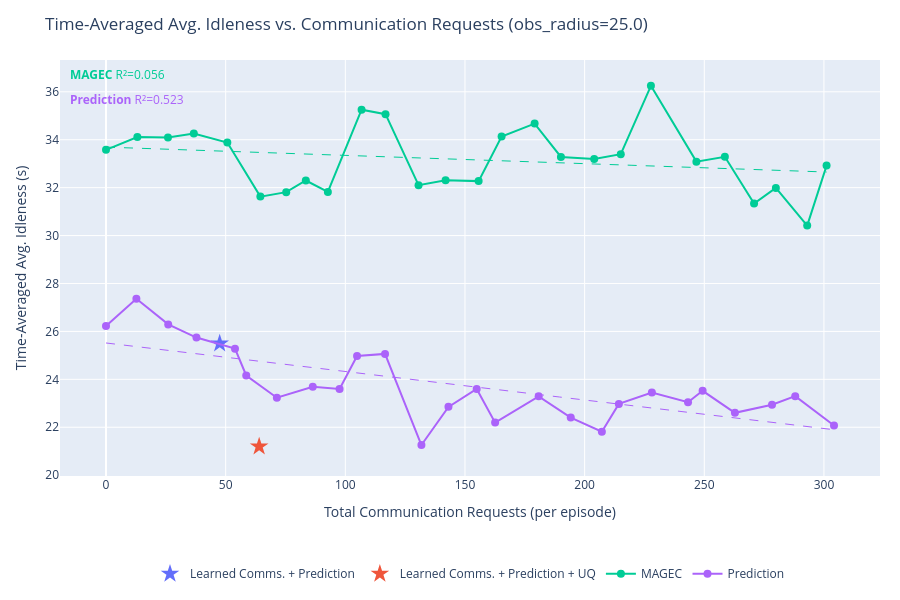
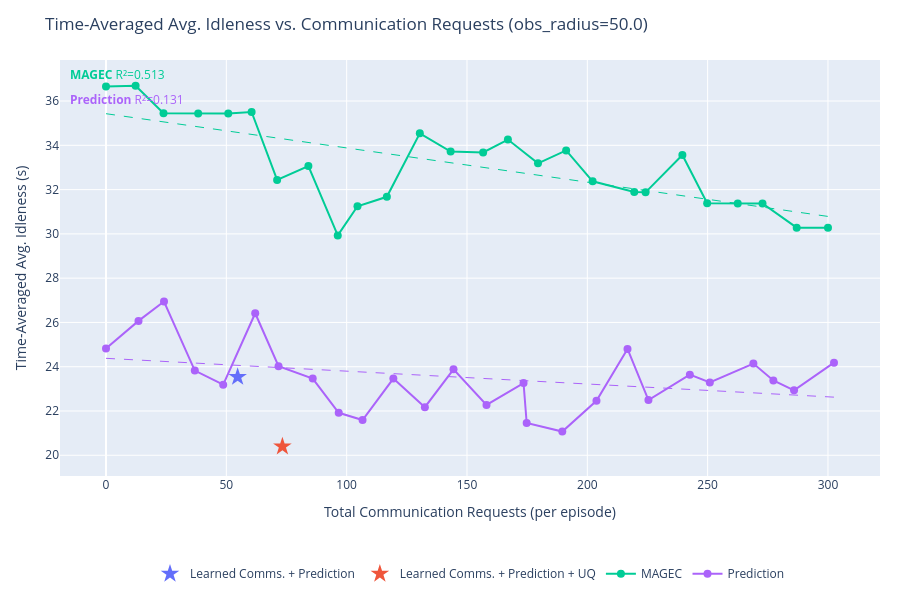
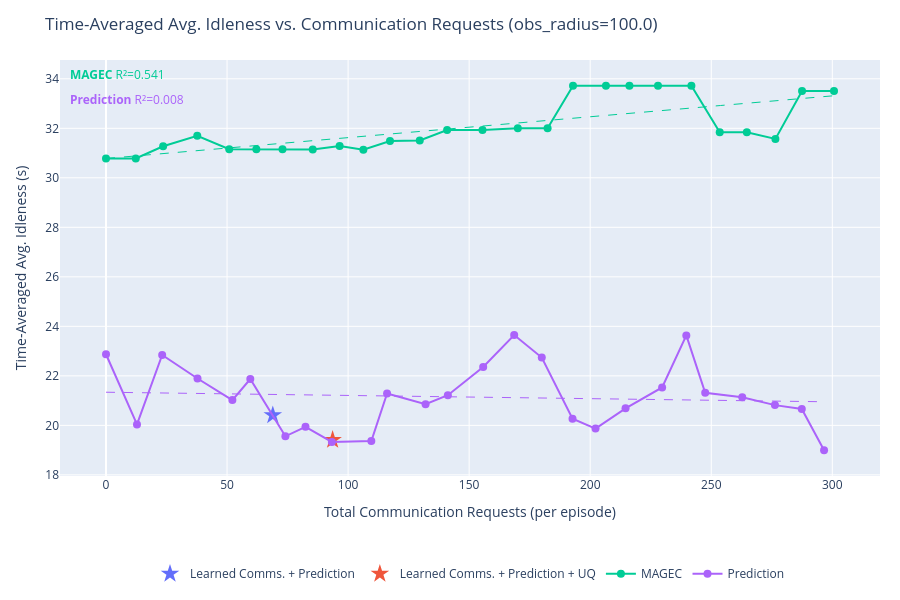
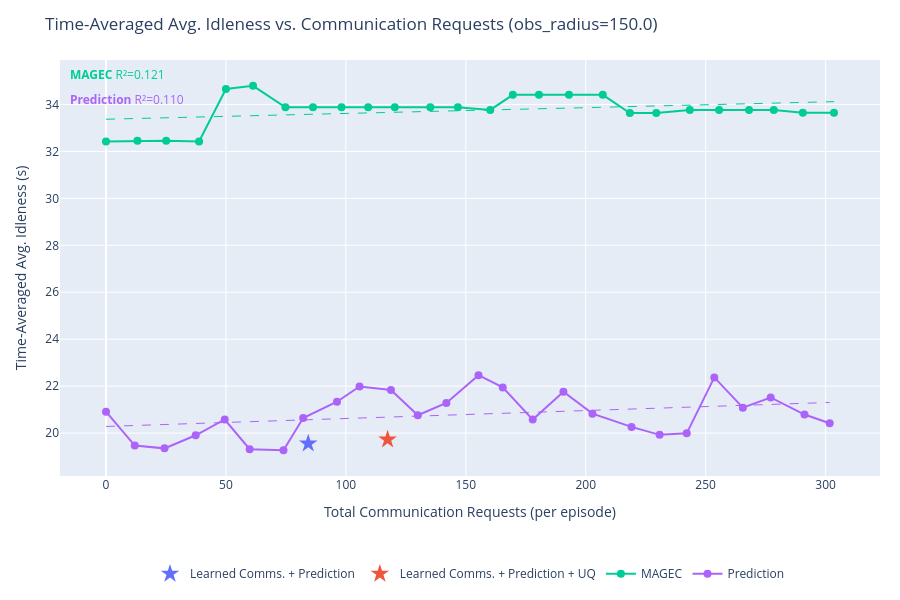

Notebook source saved alongside these figures, in order:
### Code cell
import plotly.graph_objects as go
import plotly.express as px
import numpy as np

# SERIES_TO_PLOT = {"Learned Comms. + Prediction + UQ", "MAGEC"}
SERIES_TO_PLOT = None # Plot all

series_colors = {s: c for s, c in zip(output, px.colors.qualitative.Plotly)}


def get_requests(data):
    """Total communication requests per episode (mean over episodes)."""
    r = np.array(data['communication']['requests_made'][...])
    return float(np.mean(r.reshape(r.shape[0], -1).sum(axis=1)))


def get_idleness_mean(data):
    """Time-averaged avg. idleness, mean over episodes."""
    return float(np.mean(data['avg_idleness']))


def fit_ols_trendline(xs, ys):
    """
    Fit an OLS linear trendline y = a*x + b.
    Returns (x_smooth, y_smooth, r2).
    """
    xs, ys = np.array(xs, dtype=float), np.array(ys, dtype=float)
    coeffs = np.polyfit(xs, ys, 1)
    x_smooth = np.linspace(xs.min(), xs.max(), 200)
    y_smooth = np.polyval(coeffs, x_smooth)
    y_pred = np.polyval(coeffs, xs)
    ss_res = np.sum((ys - y_pred) ** 2)
    ss_tot = np.sum((ys - ys.mean()) ** 2)
    r2 = 1.0 - ss_res / ss_tot if ss_tot > 0 else float('nan')
    return x_smooth, y_smooth, r2


for obs_radius in obs_radii:
    fig = go.Figure()
    r2_annotations = []

    for series in output:
        if SERIES_TO_PLOT is not None and series not in SERIES_TO_PLOT:
            continue

        color = series_colors.get(series, '#888888')
        all_exps = list(output[series].keys())

        # Swept experiments: encoded as obs_radius_X_comms_Y
        swept_exps = sorted(
            [e for e in all_exps if f"obs_radius_{obs_radius:.1f}_comms_" in e],
            key=lambda e: float(e.split("_comms_")[1])
        )
        # Fixed (learned comms) experiments: encoded as obs_radius_X only
        fixed_exps = [e for e in all_exps if e == f"obs_radius_{obs_radius:.1f}"]

        if swept_exps:
            comms_ps = [float(e.split("_comms_")[1]) for e in swept_exps]
            xs = [get_requests(output[series][e]) for e in swept_exps]
            ys = [get_idleness_mean(output[series][e]) for e in swept_exps]

            fig.add_trace(go.Scatter(
                x=xs,
                y=ys,
                mode='lines+markers',
                name=series,
                line=dict(color=color),
                marker=dict(color=color, size=8),
                legendgroup=series,
                hovertemplate=[
                    f"{series}<br>comms_p={cp:.3f}<br>requests=%{{x:.1f}}<br>idleness=%{{y:.4f}}<extra></extra>"
                    for cp in comms_ps
                ],
            ))

            # OLS trendline
            if len(xs) >= 2:
                x_trend, y_trend, r2 = fit_ols_trendline(xs, ys)
                fig.add_trace(go.Scatter(
                    x=x_trend,
                    y=y_trend,
                    mode='lines',
                    name=f"{series} (fit)",
                    line=dict(color=color, dash='dash', width=1),
                    legendgroup=series,
                    showlegend=False,
                    hoverinfo='skip',
                ))
                r2_annotations.append(
                    dict(
                        text=f"<b>{series}</b> R²={r2:.3f}",
                        xref='paper', yref='paper',
                        x=0.01,
                        y=0.99 - len(r2_annotations) * 0.06,
                        xanchor='left', yanchor='top',
                        showarrow=False,
                        font=dict(color=color, size=12),
                    )
                )

        if fixed_exps:
            xs_f = [get_requests(output[series][e]) for e in fixed_exps]
            ys_f = [get_idleness_mean(output[series][e]) for e in fixed_exps]
            fig.add_trace(go.Scatter(
                x=xs_f,
                y=ys_f,
                mode='markers',
                name=series,
                marker=dict(color=color, size=14, symbol='star'),
                legendgroup=series,
                showlegend=len(swept_exps) == 0,
                hovertemplate=f"{series}<br>requests=%{{x:.1f}}<br>idleness=%{{y:.4f}}<extra></extra>",
            ))

    fig.update_layout(
        title=f"Time-Averaged Avg. Idleness vs. Communication Requests (obs_radius={obs_radius:.1f})",
        xaxis_title="Total Communication Requests (per episode)",
        yaxis_title="Time-Averaged Avg. Idleness (s)",
        height=600,
        hovermode='closest',
        autosize=True,
        margin=dict(l=60, r=20, t=60, b=120),
        legend=dict(orientation='h', yanchor='top', y=-0.2, xanchor='center', x=0.5),
        annotations=r2_annotations,
    )
    fig.show()

### Figure 1 — Plotly figure (JSON) as saved in the notebook; plotly's stock layout.template omitted (floating-point values rounded to 4 significant figures; data arrays with more than 128 entries replaced by an {"elided": "..."} marker saying what was removed)
{"data": [{"hovertemplate": "Learned Comms. + Prediction<br>requests=%{x:.1f}<br>idleness=%{y:.4f}<extra></extra>", "legendgroup": "Learned Comms. + Prediction", "marker": {"color": "#636EFA", "size": 14, "symbol": "star"}, "mode": "markers", "name": "Learned Comms. + Prediction", "showlegend": true, "type": "scatter", "x": [47.5], "y": [25.5]}, {"hovertemplate": "Learned Comms. + Prediction + UQ<br>requests=%{x:.1f}<br>idleness=%{y:.4f}<extra></extra>", "legendgroup": "Learned Comms. + Prediction + UQ", "marker": {"color": "#EF553B", "size": 14, "symbol": "star"}, "mode": "markers", "name": "Learned Comms. + Prediction + UQ", "showlegend": true, "type": "scatter", "x": [64], "y": [21.2]}, {"hovertemplate": ["MAGEC<br>comms_p=0.000<br>requests=%{x:.1f}<br>idleness=%{y:.4f}<extra></extra>", "MAGEC<br>comms_p=0.020<br>requests=%{x:.1f}<br>idleness=%{y:.4f}<extra></extra>", "MAGEC<br>comms_p=0.040<br>requests=%{x:.1f}<br>idleness=%{y:.4f}<extra></extra>", "MAGEC<br>comms_p=0.060<br>requests=%{x:.1f}<br>idleness=%{y:.4f}<extra></extra>", "MAGEC<br>comms_p=0.080<br>requests=%{x:.1f}<br>idleness=%{y:.4f}<extra></extra>", "MAGEC<br>comms_p=0.100<br>requests=%{x:.1f}<br>idleness=%{y:.4f}<extra></extra>", "MAGEC<br>comms_p=0.120<br>requests=%{x:.1f}<br>idleness=%{y:.4f}<extra></extra>", "MAGEC<br>comms_p=0.140<br>requests=%{x:.1f}<br>idleness=%{y:.4f}<extra></extra>", "MAGEC<br>comms_p=0.160<br>requests=%{x:.1f}<br>idleness=%{y:.4f}<extra></extra>", "MAGEC<br>comms_p=0.180<br>requests=%{x:.1f}<br>idleness=%{y:.4f}<extra></extra>", "MAGEC<br>comms_p=0.200<br>requests=%{x:.1f}<br>idleness=%{y:.4f}<extra></extra>", "MAGEC<br>comms_p=0.220<br>requests=%{x:.1f}<br>idleness=%{y:.4f}<extra></extra>", "MAGEC<br>comms_p=0.240<br>requests=%{x:.1f}<br>idleness=%{y:.4f}<extra></extra>", "MAGEC<br>comms_p=0.260<br>requests=%{x:.1f}<br>idleness=%{y:.4f}<extra></extra>", "MAGEC<br>comms_p=0.280<br>requests=%{x:.1f}<br>idleness=%{y:.4f}<extra></extra>", "MAGEC<br>comms_p=0.300<br>requests=%{x:.1f}<br>idleness=%{y:.4f}<extra></extra>", "MAGEC<br>comms_p=0.320<br>requests=%{x:.1f}<br>idleness=%{y:.4f}<extra></extra>", "MAGEC<br>comms_p=0.340<br>requests=%{x:.1f}<br>idleness=%{y:.4f}<extra></extra>", "MAGEC<br>comms_p=0.360<br>requests=%{x:.1f}<br>idleness=%{y:.4f}<extra></extra>", "MAGEC<br>comms_p=0.380<br>requests=%{x:.1f}<br>idleness=%{y:.4f}<extra></extra>", "MAGEC<br>comms_p=0.400<br>requests=%{x:.1f}<br>idleness=%{y:.4f}<extra></extra>", "MAGEC<br>comms_p=0.420<br>requests=%{x:.1f}<br>idleness=%{y:.4f}<extra></extra>", "MAGEC<br>comms_p=0.440<br>requests=%{x:.1f}<br>idleness=%{y:.4f}<extra></extra>", "MAGEC<br>comms_p=0.460<br>requests=%{x:.1f}<br>idleness=%{y:.4f}<extra></extra>", "MAGEC<br>comms_p=0.480<br>requests=%{x:.1f}<br>idleness=%{y:.4f}<extra></extra>", "MAGEC<br>comms_p=0.500<br>requests=%{x:.1f}<br>idleness=%{y:.4f}<extra></extra>"], "legendgroup": "MAGEC", "line": {"color": "#00CC96"}, "marker": {"color": "#00CC96", "size": 8}, "mode": "lines+markers", "name": "MAGEC", "type": "scatter", "x": [0, 13.1, 25.9, 36.7, 50.7, 64.5, 75.3, 83.5, 92.7, 106.8, 116.8, 130.6, 141.9, 155.7, 165.3, 179.1, 190.1, 204, 215.1, 227.7, 246.7, 258.6, 270.8, 279.9, 293, 301.1], "y": [33.58, 34.11, 34.09, 34.26, 33.88, 31.63, 31.81, 32.3, 31.82, 35.25, 35.07, 32.1, 32.31, 32.27, 34.13, 34.67, 33.28, 33.2, 33.4, 36.25, 33.09, 33.29, 31.33, 31.99, 30.42, 32.92]}, {"hoverinfo": "skip", "legendgroup": "MAGEC", "line": {"color": "#00CC96", "dash": "dash", "width": 1}, "mode": "lines", "name": "MAGEC (fit)", "showlegend": false, "type": "scatter", "x": {"elided": "200 float values"}, "y": {"elided": "200 float values"}}, {"hovertemplate": ["Prediction<br>comms_p=0.000<br>requests=%{x:.1f}<br>idleness=%{y:.4f}<extra></extra>", "Prediction<br>comms_p=0.020<br>requests=%{x:.1f}<br>idleness=%{y:.4f}<extra></extra>", "Prediction<br>comms_p=0.040<br>requests=%{x:.1f}<br>idleness=%{y:.4f}<extra></extra>", "Prediction<br>comms_p=0.060<br>requests=%{x:.1f}<br>idleness=%{y:.4f}<extra></extra>", "Prediction<br>comms_p=0.080<br>requests=%{x:.1f}<br>idleness=%{y:.4f}<extra></extra>", "Prediction<br>comms_p=0.100<br>requests=%{x:.1f}<br>idleness=%{y:.4f}<extra></extra>", "Prediction<br>comms_p=0.120<br>requests=%{x:.1f}<br>idleness=%{y:.4f}<extra></extra>", "Prediction<br>comms_p=0.140<br>requests=%{x:.1f}<br>idleness=%{y:.4f}<extra></extra>", "Prediction<br>comms_p=0.160<br>requests=%{x:.1f}<br>idleness=%{y:.4f}<extra></extra>", "Prediction<br>comms_p=0.180<br>requests=%{x:.1f}<br>idleness=%{y:.4f}<extra></extra>", "Prediction<br>comms_p=0.200<br>requests=%{x:.1f}<br>idleness=%{y:.4f}<extra></extra>", "Prediction<br>comms_p=0.220<br>requests=%{x:.1f}<br>idleness=%{y:.4f}<extra></extra>", "Prediction<br>comms_p=0.240<br>requests=%{x:.1f}<br>idleness=%{y:.4f}<extra></extra>", "Prediction<br>comms_p=0.260<br>requests=%{x:.1f}<br>idleness=%{y:.4f}<extra></extra>", "Prediction<br>comms_p=0.280<br>requests=%{x:.1f}<br>idleness=%{y:.4f}<extra></extra>", "Prediction<br>comms_p=0.300<br>requests=%{x:.1f}<br>idleness=%{y:.4f}<extra></extra>", "Prediction<br>comms_p=0.320<br>requests=%{x:.1f}<br>idleness=%{y:.4f}<extra></extra>", "Prediction<br>comms_p=0.340<br>requests=%{x:.1f}<br>idleness=%{y:.4f}<extra></extra>", "Prediction<br>comms_p=0.360<br>requests=%{x:.1f}<br>idleness=%{y:.4f}<extra></extra>", "Prediction<br>comms_p=0.380<br>requests=%{x:.1f}<br>idleness=%{y:.4f}<extra></extra>", "Prediction<br>comms_p=0.400<br>requests=%{x:.1f}<br>idleness=%{y:.4f}<extra></extra>", "Prediction<br>comms_p=0.420<br>requests=%{x:.1f}<br>idleness=%{y:.4f}<extra></extra>", "Prediction<br>comms_p=0.440<br>requests=%{x:.1f}<br>idleness=%{y:.4f}<extra></extra>", "Prediction<br>comms_p=0.460<br>requests=%{x:.1f}<br>idleness=%{y:.4f}<extra></extra>", "Prediction<br>comms_p=0.480<br>requests=%{x:.1f}<br>idleness=%{y:.4f}<extra></extra>", "Prediction<br>comms_p=0.500<br>requests=%{x:.1f}<br>idleness=%{y:.4f}<extra></extra>"], "legendgroup": "Prediction", "line": {"color": "#AB63FA"}, "marker": {"color": "#AB63FA", "size": 8}, "mode": "lines+markers", "name": "Prediction", "type": "scatter", "x": [0, 12.7, 26, 37.8, 53.9, 58.6, 71.4, 86.4, 97.6, 104.9, 116.6, 131.8, 143.1, 154.9, 162.6, 180.8, 194.2, 207.2, 214.3, 228.1, 243.2, 249.3, 262.8, 278.3, 288, 304.2], "y": [26.22, 27.36, 26.29, 25.74, 25.28, 24.16, 23.23, 23.69, 23.6, 24.98, 25.06, 21.26, 22.85, 23.6, 22.19, 23.29, 22.4, 21.81, 22.98, 23.45, 23.04, 23.52, 22.6, 22.94, 23.3, 22.07]}, {"hoverinfo": "skip", "legendgroup": "Prediction", "line": {"color": "#AB63FA", "dash": "dash", "width": 1}, "mode": "lines", "name": "Prediction (fit)", "showlegend": false, "type": "scatter", "x": {"elided": "200 float values"}, "y": {"elided": "200 float values"}}], "layout": {"annotations": [{"font": {"color": "#00CC96", "size": 12}, "showarrow": false, "text": "<b>MAGEC</b> R²=0.056", "x": 0.01, "xanchor": "left", "xref": "paper", "y": 0.99, "yanchor": "top", "yref": "paper"}, {"font": {"color": "#AB63FA", "size": 12}, "showarrow": false, "text": "<b>Prediction</b> R²=0.523", "x": 0.01, "xanchor": "left", "xref": "paper", "y": 0.93, "yanchor": "top", "yref": "paper"}], "autosize": true, "height": 600, "hovermode": "closest", "legend": {"orientation": "h", "x": 0.5, "xanchor": "center", "y": -0.2, "yanchor": "top"}, "margin": {"b": 120, "l": 60, "r": 20, "t": 60}, "title": {"text": "Time-Averaged Avg. Idleness vs. Communication Requests (obs_radius=25.0)"}, "xaxis": {"title": {"text": "Total Communication Requests (per episode)"}}, "yaxis": {"title": {"text": "Time-Averaged Avg. Idleness (s)"}}}}

### Figure 2 — Plotly figure (JSON) as saved in the notebook; plotly's stock layout.template omitted (floating-point values rounded to 4 significant figures; data arrays with more than 128 entries replaced by an {"elided": "..."} marker saying what was removed)
{"data": [{"hovertemplate": "Learned Comms. + Prediction<br>requests=%{x:.1f}<br>idleness=%{y:.4f}<extra></extra>", "legendgroup": "Learned Comms. + Prediction", "marker": {"color": "#636EFA", "size": 14, "symbol": "star"}, "mode": "markers", "name": "Learned Comms. + Prediction", "showlegend": true, "type": "scatter", "x": [54.7], "y": [23.54]}, {"hovertemplate": "Learned Comms. + Prediction + UQ<br>requests=%{x:.1f}<br>idleness=%{y:.4f}<extra></extra>", "legendgroup": "Learned Comms. + Prediction + UQ", "marker": {"color": "#EF553B", "size": 14, "symbol": "star"}, "mode": "markers", "name": "Learned Comms. + Prediction + UQ", "showlegend": true, "type": "scatter", "x": [73.3], "y": [20.4]}, {"hovertemplate": ["MAGEC<br>comms_p=0.000<br>requests=%{x:.1f}<br>idleness=%{y:.4f}<extra></extra>", "MAGEC<br>comms_p=0.020<br>requests=%{x:.1f}<br>idleness=%{y:.4f}<extra></extra>", "MAGEC<br>comms_p=0.040<br>requests=%{x:.1f}<br>idleness=%{y:.4f}<extra></extra>", "MAGEC<br>comms_p=0.060<br>requests=%{x:.1f}<br>idleness=%{y:.4f}<extra></extra>", "MAGEC<br>comms_p=0.080<br>requests=%{x:.1f}<br>idleness=%{y:.4f}<extra></extra>", "MAGEC<br>comms_p=0.100<br>requests=%{x:.1f}<br>idleness=%{y:.4f}<extra></extra>", "MAGEC<br>comms_p=0.120<br>requests=%{x:.1f}<br>idleness=%{y:.4f}<extra></extra>", "MAGEC<br>comms_p=0.140<br>requests=%{x:.1f}<br>idleness=%{y:.4f}<extra></extra>", "MAGEC<br>comms_p=0.160<br>requests=%{x:.1f}<br>idleness=%{y:.4f}<extra></extra>", "MAGEC<br>comms_p=0.180<br>requests=%{x:.1f}<br>idleness=%{y:.4f}<extra></extra>", "MAGEC<br>comms_p=0.200<br>requests=%{x:.1f}<br>idleness=%{y:.4f}<extra></extra>", "MAGEC<br>comms_p=0.220<br>requests=%{x:.1f}<br>idleness=%{y:.4f}<extra></extra>", "MAGEC<br>comms_p=0.240<br>requests=%{x:.1f}<br>idleness=%{y:.4f}<extra></extra>", "MAGEC<br>comms_p=0.260<br>requests=%{x:.1f}<br>idleness=%{y:.4f}<extra></extra>", "MAGEC<br>comms_p=0.280<br>requests=%{x:.1f}<br>idleness=%{y:.4f}<extra></extra>", "MAGEC<br>comms_p=0.300<br>requests=%{x:.1f}<br>idleness=%{y:.4f}<extra></extra>", "MAGEC<br>comms_p=0.320<br>requests=%{x:.1f}<br>idleness=%{y:.4f}<extra></extra>", "MAGEC<br>comms_p=0.340<br>requests=%{x:.1f}<br>idleness=%{y:.4f}<extra></extra>", "MAGEC<br>comms_p=0.360<br>requests=%{x:.1f}<br>idleness=%{y:.4f}<extra></extra>", "MAGEC<br>comms_p=0.380<br>requests=%{x:.1f}<br>idleness=%{y:.4f}<extra></extra>", "MAGEC<br>comms_p=0.400<br>requests=%{x:.1f}<br>idleness=%{y:.4f}<extra></extra>", "MAGEC<br>comms_p=0.420<br>requests=%{x:.1f}<br>idleness=%{y:.4f}<extra></extra>", "MAGEC<br>comms_p=0.440<br>requests=%{x:.1f}<br>idleness=%{y:.4f}<extra></extra>", "MAGEC<br>comms_p=0.460<br>requests=%{x:.1f}<br>idleness=%{y:.4f}<extra></extra>", "MAGEC<br>comms_p=0.480<br>requests=%{x:.1f}<br>idleness=%{y:.4f}<extra></extra>", "MAGEC<br>comms_p=0.500<br>requests=%{x:.1f}<br>idleness=%{y:.4f}<extra></extra>"], "legendgroup": "MAGEC", "line": {"color": "#00CC96"}, "marker": {"color": "#00CC96", "size": 8}, "mode": "lines+markers", "name": "MAGEC", "type": "scatter", "x": [0, 12.3, 23.9, 38.3, 50.8, 60.5, 71.1, 84.1, 96.3, 104.5, 116.7, 130.4, 143.2, 156.7, 167, 179.5, 191.2, 202.2, 219.5, 224.2, 239.5, 249.8, 262.5, 272.8, 287, 300], "y": [36.66, 36.69, 35.44, 35.44, 35.43, 35.51, 32.44, 33.07, 29.93, 31.25, 31.67, 34.54, 33.72, 33.68, 34.26, 33.19, 33.77, 32.37, 31.89, 31.88, 33.56, 31.39, 31.37, 31.37, 30.28, 30.28]}, {"hoverinfo": "skip", "legendgroup": "MAGEC", "line": {"color": "#00CC96", "dash": "dash", "width": 1}, "mode": "lines", "name": "MAGEC (fit)", "showlegend": false, "type": "scatter", "x": {"elided": "200 float values"}, "y": {"elided": "200 float values"}}, {"hovertemplate": ["Prediction<br>comms_p=0.000<br>requests=%{x:.1f}<br>idleness=%{y:.4f}<extra></extra>", "Prediction<br>comms_p=0.020<br>requests=%{x:.1f}<br>idleness=%{y:.4f}<extra></extra>", "Prediction<br>comms_p=0.040<br>requests=%{x:.1f}<br>idleness=%{y:.4f}<extra></extra>", "Prediction<br>comms_p=0.060<br>requests=%{x:.1f}<br>idleness=%{y:.4f}<extra></extra>", "Prediction<br>comms_p=0.080<br>requests=%{x:.1f}<br>idleness=%{y:.4f}<extra></extra>", "Prediction<br>comms_p=0.100<br>requests=%{x:.1f}<br>idleness=%{y:.4f}<extra></extra>", "Prediction<br>comms_p=0.120<br>requests=%{x:.1f}<br>idleness=%{y:.4f}<extra></extra>", "Prediction<br>comms_p=0.140<br>requests=%{x:.1f}<br>idleness=%{y:.4f}<extra></extra>", "Prediction<br>comms_p=0.160<br>requests=%{x:.1f}<br>idleness=%{y:.4f}<extra></extra>", "Prediction<br>comms_p=0.180<br>requests=%{x:.1f}<br>idleness=%{y:.4f}<extra></extra>", "Prediction<br>comms_p=0.200<br>requests=%{x:.1f}<br>idleness=%{y:.4f}<extra></extra>", "Prediction<br>comms_p=0.220<br>requests=%{x:.1f}<br>idleness=%{y:.4f}<extra></extra>", "Prediction<br>comms_p=0.240<br>requests=%{x:.1f}<br>idleness=%{y:.4f}<extra></extra>", "Prediction<br>comms_p=0.260<br>requests=%{x:.1f}<br>idleness=%{y:.4f}<extra></extra>", "Prediction<br>comms_p=0.280<br>requests=%{x:.1f}<br>idleness=%{y:.4f}<extra></extra>", "Prediction<br>comms_p=0.300<br>requests=%{x:.1f}<br>idleness=%{y:.4f}<extra></extra>", "Prediction<br>comms_p=0.320<br>requests=%{x:.1f}<br>idleness=%{y:.4f}<extra></extra>", "Prediction<br>comms_p=0.340<br>requests=%{x:.1f}<br>idleness=%{y:.4f}<extra></extra>", "Prediction<br>comms_p=0.360<br>requests=%{x:.1f}<br>idleness=%{y:.4f}<extra></extra>", "Prediction<br>comms_p=0.380<br>requests=%{x:.1f}<br>idleness=%{y:.4f}<extra></extra>", "Prediction<br>comms_p=0.400<br>requests=%{x:.1f}<br>idleness=%{y:.4f}<extra></extra>", "Prediction<br>comms_p=0.420<br>requests=%{x:.1f}<br>idleness=%{y:.4f}<extra></extra>", "Prediction<br>comms_p=0.440<br>requests=%{x:.1f}<br>idleness=%{y:.4f}<extra></extra>", "Prediction<br>comms_p=0.460<br>requests=%{x:.1f}<br>idleness=%{y:.4f}<extra></extra>", "Prediction<br>comms_p=0.480<br>requests=%{x:.1f}<br>idleness=%{y:.4f}<extra></extra>", "Prediction<br>comms_p=0.500<br>requests=%{x:.1f}<br>idleness=%{y:.4f}<extra></extra>"], "legendgroup": "Prediction", "line": {"color": "#AB63FA"}, "marker": {"color": "#AB63FA", "size": 8}, "mode": "lines+markers", "name": "Prediction", "type": "scatter", "x": [0, 13.5, 24.1, 36.9, 48.7, 62, 71.7, 85.9, 96.7, 106.6, 119.4, 132.5, 144.4, 158.1, 173.5, 174.8, 189.6, 203.8, 216.7, 225.4, 242.6, 250.9, 269, 277.3, 285.9, 302.5], "y": [24.82, 26.07, 26.95, 23.83, 23.19, 26.41, 24.02, 23.46, 21.92, 21.59, 23.46, 22.17, 23.88, 22.27, 23.26, 21.46, 21.07, 22.46, 24.8, 22.49, 23.64, 23.29, 24.14, 23.38, 22.93, 24.18]}, {"hoverinfo": "skip", "legendgroup": "Prediction", "line": {"color": "#AB63FA", "dash": "dash", "width": 1}, "mode": "lines", "name": "Prediction (fit)", "showlegend": false, "type": "scatter", "x": {"elided": "200 float values"}, "y": {"elided": "200 float values"}}], "layout": {"annotations": [{"font": {"color": "#00CC96", "size": 12}, "showarrow": false, "text": "<b>MAGEC</b> R²=0.513", "x": 0.01, "xanchor": "left", "xref": "paper", "y": 0.99, "yanchor": "top", "yref": "paper"}, {"font": {"color": "#AB63FA", "size": 12}, "showarrow": false, "text": "<b>Prediction</b> R²=0.131", "x": 0.01, "xanchor": "left", "xref": "paper", "y": 0.93, "yanchor": "top", "yref": "paper"}], "autosize": true, "height": 600, "hovermode": "closest", "legend": {"orientation": "h", "x": 0.5, "xanchor": "center", "y": -0.2, "yanchor": "top"}, "margin": {"b": 120, "l": 60, "r": 20, "t": 60}, "title": {"text": "Time-Averaged Avg. Idleness vs. Communication Requests (obs_radius=50.0)"}, "xaxis": {"title": {"text": "Total Communication Requests (per episode)"}}, "yaxis": {"title": {"text": "Time-Averaged Avg. Idleness (s)"}}}}

### Figure 3 — Plotly figure (JSON) as saved in the notebook; plotly's stock layout.template omitted (floating-point values rounded to 4 significant figures; data arrays with more than 128 entries replaced by an {"elided": "..."} marker saying what was removed)
{"data": [{"hovertemplate": "Learned Comms. + Prediction<br>requests=%{x:.1f}<br>idleness=%{y:.4f}<extra></extra>", "legendgroup": "Learned Comms. + Prediction", "marker": {"color": "#636EFA", "size": 14, "symbol": "star"}, "mode": "markers", "name": "Learned Comms. + Prediction", "showlegend": true, "type": "scatter", "x": [68.9], "y": [20.41]}, {"hovertemplate": "Learned Comms. + Prediction + UQ<br>requests=%{x:.1f}<br>idleness=%{y:.4f}<extra></extra>", "legendgroup": "Learned Comms. + Prediction + UQ", "marker": {"color": "#EF553B", "size": 14, "symbol": "star"}, "mode": "markers", "name": "Learned Comms. + Prediction + UQ", "showlegend": true, "type": "scatter", "x": [93.6], "y": [19.41]}, {"hovertemplate": ["MAGEC<br>comms_p=0.000<br>requests=%{x:.1f}<br>idleness=%{y:.4f}<extra></extra>", "MAGEC<br>comms_p=0.020<br>requests=%{x:.1f}<br>idleness=%{y:.4f}<extra></extra>", "MAGEC<br>comms_p=0.040<br>requests=%{x:.1f}<br>idleness=%{y:.4f}<extra></extra>", "MAGEC<br>comms_p=0.060<br>requests=%{x:.1f}<br>idleness=%{y:.4f}<extra></extra>", "MAGEC<br>comms_p=0.080<br>requests=%{x:.1f}<br>idleness=%{y:.4f}<extra></extra>", "MAGEC<br>comms_p=0.100<br>requests=%{x:.1f}<br>idleness=%{y:.4f}<extra></extra>", "MAGEC<br>comms_p=0.120<br>requests=%{x:.1f}<br>idleness=%{y:.4f}<extra></extra>", "MAGEC<br>comms_p=0.140<br>requests=%{x:.1f}<br>idleness=%{y:.4f}<extra></extra>", "MAGEC<br>comms_p=0.160<br>requests=%{x:.1f}<br>idleness=%{y:.4f}<extra></extra>", "MAGEC<br>comms_p=0.180<br>requests=%{x:.1f}<br>idleness=%{y:.4f}<extra></extra>", "MAGEC<br>comms_p=0.200<br>requests=%{x:.1f}<br>idleness=%{y:.4f}<extra></extra>", "MAGEC<br>comms_p=0.220<br>requests=%{x:.1f}<br>idleness=%{y:.4f}<extra></extra>", "MAGEC<br>comms_p=0.240<br>requests=%{x:.1f}<br>idleness=%{y:.4f}<extra></extra>", "MAGEC<br>comms_p=0.260<br>requests=%{x:.1f}<br>idleness=%{y:.4f}<extra></extra>", "MAGEC<br>comms_p=0.280<br>requests=%{x:.1f}<br>idleness=%{y:.4f}<extra></extra>", "MAGEC<br>comms_p=0.300<br>requests=%{x:.1f}<br>idleness=%{y:.4f}<extra></extra>", "MAGEC<br>comms_p=0.320<br>requests=%{x:.1f}<br>idleness=%{y:.4f}<extra></extra>", "MAGEC<br>comms_p=0.340<br>requests=%{x:.1f}<br>idleness=%{y:.4f}<extra></extra>", "MAGEC<br>comms_p=0.360<br>requests=%{x:.1f}<br>idleness=%{y:.4f}<extra></extra>", "MAGEC<br>comms_p=0.380<br>requests=%{x:.1f}<br>idleness=%{y:.4f}<extra></extra>", "MAGEC<br>comms_p=0.400<br>requests=%{x:.1f}<br>idleness=%{y:.4f}<extra></extra>", "MAGEC<br>comms_p=0.420<br>requests=%{x:.1f}<br>idleness=%{y:.4f}<extra></extra>", "MAGEC<br>comms_p=0.440<br>requests=%{x:.1f}<br>idleness=%{y:.4f}<extra></extra>", "MAGEC<br>comms_p=0.460<br>requests=%{x:.1f}<br>idleness=%{y:.4f}<extra></extra>", "MAGEC<br>comms_p=0.480<br>requests=%{x:.1f}<br>idleness=%{y:.4f}<extra></extra>", "MAGEC<br>comms_p=0.500<br>requests=%{x:.1f}<br>idleness=%{y:.4f}<extra></extra>"], "legendgroup": "MAGEC", "line": {"color": "#00CC96"}, "marker": {"color": "#00CC96", "size": 8}, "mode": "lines+markers", "name": "MAGEC", "type": "scatter", "x": [0, 12.3, 23.6, 37.7, 50.9, 62.1, 72.9, 85.4, 96.5, 106.3, 117.3, 129.6, 140.9, 155.5, 170.1, 182.4, 192.9, 206.5, 216.2, 228, 241.8, 253.5, 264.7, 276.5, 287.5, 300.7], "y": [30.78, 30.78, 31.28, 31.7, 31.16, 31.16, 31.16, 31.15, 31.29, 31.13, 31.49, 31.51, 31.93, 31.93, 32.0, 32.0, 33.72, 33.72, 33.72, 33.72, 33.72, 31.84, 31.84, 31.57, 33.51, 33.51]}, {"hoverinfo": "skip", "legendgroup": "MAGEC", "line": {"color": "#00CC96", "dash": "dash", "width": 1}, "mode": "lines", "name": "MAGEC (fit)", "showlegend": false, "type": "scatter", "x": {"elided": "200 float values"}, "y": {"elided": "200 float values"}}, {"hovertemplate": ["Prediction<br>comms_p=0.000<br>requests=%{x:.1f}<br>idleness=%{y:.4f}<extra></extra>", "Prediction<br>comms_p=0.020<br>requests=%{x:.1f}<br>idleness=%{y:.4f}<extra></extra>", "Prediction<br>comms_p=0.040<br>requests=%{x:.1f}<br>idleness=%{y:.4f}<extra></extra>", "Prediction<br>comms_p=0.060<br>requests=%{x:.1f}<br>idleness=%{y:.4f}<extra></extra>", "Prediction<br>comms_p=0.080<br>requests=%{x:.1f}<br>idleness=%{y:.4f}<extra></extra>", "Prediction<br>comms_p=0.100<br>requests=%{x:.1f}<br>idleness=%{y:.4f}<extra></extra>", "Prediction<br>comms_p=0.120<br>requests=%{x:.1f}<br>idleness=%{y:.4f}<extra></extra>", "Prediction<br>comms_p=0.140<br>requests=%{x:.1f}<br>idleness=%{y:.4f}<extra></extra>", "Prediction<br>comms_p=0.160<br>requests=%{x:.1f}<br>idleness=%{y:.4f}<extra></extra>", "Prediction<br>comms_p=0.180<br>requests=%{x:.1f}<br>idleness=%{y:.4f}<extra></extra>", "Prediction<br>comms_p=0.200<br>requests=%{x:.1f}<br>idleness=%{y:.4f}<extra></extra>", "Prediction<br>comms_p=0.220<br>requests=%{x:.1f}<br>idleness=%{y:.4f}<extra></extra>", "Prediction<br>comms_p=0.240<br>requests=%{x:.1f}<br>idleness=%{y:.4f}<extra></extra>", "Prediction<br>comms_p=0.260<br>requests=%{x:.1f}<br>idleness=%{y:.4f}<extra></extra>", "Prediction<br>comms_p=0.280<br>requests=%{x:.1f}<br>idleness=%{y:.4f}<extra></extra>", "Prediction<br>comms_p=0.300<br>requests=%{x:.1f}<br>idleness=%{y:.4f}<extra></extra>", "Prediction<br>comms_p=0.320<br>requests=%{x:.1f}<br>idleness=%{y:.4f}<extra></extra>", "Prediction<br>comms_p=0.340<br>requests=%{x:.1f}<br>idleness=%{y:.4f}<extra></extra>", "Prediction<br>comms_p=0.360<br>requests=%{x:.1f}<br>idleness=%{y:.4f}<extra></extra>", "Prediction<br>comms_p=0.380<br>requests=%{x:.1f}<br>idleness=%{y:.4f}<extra></extra>", "Prediction<br>comms_p=0.400<br>requests=%{x:.1f}<br>idleness=%{y:.4f}<extra></extra>", "Prediction<br>comms_p=0.420<br>requests=%{x:.1f}<br>idleness=%{y:.4f}<extra></extra>", "Prediction<br>comms_p=0.440<br>requests=%{x:.1f}<br>idleness=%{y:.4f}<extra></extra>", "Prediction<br>comms_p=0.460<br>requests=%{x:.1f}<br>idleness=%{y:.4f}<extra></extra>", "Prediction<br>comms_p=0.480<br>requests=%{x:.1f}<br>idleness=%{y:.4f}<extra></extra>", "Prediction<br>comms_p=0.500<br>requests=%{x:.1f}<br>idleness=%{y:.4f}<extra></extra>"], "legendgroup": "Prediction", "line": {"color": "#AB63FA"}, "marker": {"color": "#AB63FA", "size": 8}, "mode": "lines+markers", "name": "Prediction", "type": "scatter", "x": [0, 12.8, 23.2, 37.8, 52.2, 59.6, 74.1, 82.4, 93.3, 109.6, 116.1, 132, 141.2, 155.8, 168.6, 180, 192.7, 202.2, 214.6, 229.7, 239.7, 247.5, 262.8, 276.3, 287.4, 296.6], "y": [22.87, 20.04, 22.84, 21.89, 21.02, 21.87, 19.56, 19.94, 19.33, 19.36, 21.29, 20.85, 21.22, 22.36, 23.65, 22.74, 20.27, 19.87, 20.69, 21.53, 23.63, 21.32, 21.14, 20.82, 20.66, 19.0]}, {"hoverinfo": "skip", "legendgroup": "Prediction", "line": {"color": "#AB63FA", "dash": "dash", "width": 1}, "mode": "lines", "name": "Prediction (fit)", "showlegend": false, "type": "scatter", "x": {"elided": "200 float values"}, "y": {"elided": "200 float values"}}], "layout": {"annotations": [{"font": {"color": "#00CC96", "size": 12}, "showarrow": false, "text": "<b>MAGEC</b> R²=0.541", "x": 0.01, "xanchor": "left", "xref": "paper", "y": 0.99, "yanchor": "top", "yref": "paper"}, {"font": {"color": "#AB63FA", "size": 12}, "showarrow": false, "text": "<b>Prediction</b> R²=0.008", "x": 0.01, "xanchor": "left", "xref": "paper", "y": 0.93, "yanchor": "top", "yref": "paper"}], "autosize": true, "height": 600, "hovermode": "closest", "legend": {"orientation": "h", "x": 0.5, "xanchor": "center", "y": -0.2, "yanchor": "top"}, "margin": {"b": 120, "l": 60, "r": 20, "t": 60}, "title": {"text": "Time-Averaged Avg. Idleness vs. Communication Requests (obs_radius=100.0)"}, "xaxis": {"title": {"text": "Total Communication Requests (per episode)"}}, "yaxis": {"title": {"text": "Time-Averaged Avg. Idleness (s)"}}}}

### Figure 4 — Plotly figure (JSON) as saved in the notebook; plotly's stock layout.template omitted (floating-point values rounded to 4 significant figures; data arrays with more than 128 entries replaced by an {"elided": "..."} marker saying what was removed)
{"data": [{"hovertemplate": "Learned Comms. + Prediction<br>requests=%{x:.1f}<br>idleness=%{y:.4f}<extra></extra>", "legendgroup": "Learned Comms. + Prediction", "marker": {"color": "#636EFA", "size": 14, "symbol": "star"}, "mode": "markers", "name": "Learned Comms. + Prediction", "showlegend": true, "type": "scatter", "x": [84.3], "y": [19.56]}, {"hovertemplate": "Learned Comms. + Prediction + UQ<br>requests=%{x:.1f}<br>idleness=%{y:.4f}<extra></extra>", "legendgroup": "Learned Comms. + Prediction + UQ", "marker": {"color": "#EF553B", "size": 14, "symbol": "star"}, "mode": "markers", "name": "Learned Comms. + Prediction + UQ", "showlegend": true, "type": "scatter", "x": [117.4], "y": [19.72]}, {"hovertemplate": ["MAGEC<br>comms_p=0.000<br>requests=%{x:.1f}<br>idleness=%{y:.4f}<extra></extra>", "MAGEC<br>comms_p=0.020<br>requests=%{x:.1f}<br>idleness=%{y:.4f}<extra></extra>", "MAGEC<br>comms_p=0.040<br>requests=%{x:.1f}<br>idleness=%{y:.4f}<extra></extra>", "MAGEC<br>comms_p=0.060<br>requests=%{x:.1f}<br>idleness=%{y:.4f}<extra></extra>", "MAGEC<br>comms_p=0.080<br>requests=%{x:.1f}<br>idleness=%{y:.4f}<extra></extra>", "MAGEC<br>comms_p=0.100<br>requests=%{x:.1f}<br>idleness=%{y:.4f}<extra></extra>", "MAGEC<br>comms_p=0.120<br>requests=%{x:.1f}<br>idleness=%{y:.4f}<extra></extra>", "MAGEC<br>comms_p=0.140<br>requests=%{x:.1f}<br>idleness=%{y:.4f}<extra></extra>", "MAGEC<br>comms_p=0.160<br>requests=%{x:.1f}<br>idleness=%{y:.4f}<extra></extra>", "MAGEC<br>comms_p=0.180<br>requests=%{x:.1f}<br>idleness=%{y:.4f}<extra></extra>", "MAGEC<br>comms_p=0.200<br>requests=%{x:.1f}<br>idleness=%{y:.4f}<extra></extra>", "MAGEC<br>comms_p=0.220<br>requests=%{x:.1f}<br>idleness=%{y:.4f}<extra></extra>", "MAGEC<br>comms_p=0.240<br>requests=%{x:.1f}<br>idleness=%{y:.4f}<extra></extra>", "MAGEC<br>comms_p=0.260<br>requests=%{x:.1f}<br>idleness=%{y:.4f}<extra></extra>", "MAGEC<br>comms_p=0.280<br>requests=%{x:.1f}<br>idleness=%{y:.4f}<extra></extra>", "MAGEC<br>comms_p=0.300<br>requests=%{x:.1f}<br>idleness=%{y:.4f}<extra></extra>", "MAGEC<br>comms_p=0.320<br>requests=%{x:.1f}<br>idleness=%{y:.4f}<extra></extra>", "MAGEC<br>comms_p=0.340<br>requests=%{x:.1f}<br>idleness=%{y:.4f}<extra></extra>", "MAGEC<br>comms_p=0.360<br>requests=%{x:.1f}<br>idleness=%{y:.4f}<extra></extra>", "MAGEC<br>comms_p=0.380<br>requests=%{x:.1f}<br>idleness=%{y:.4f}<extra></extra>", "MAGEC<br>comms_p=0.400<br>requests=%{x:.1f}<br>idleness=%{y:.4f}<extra></extra>", "MAGEC<br>comms_p=0.420<br>requests=%{x:.1f}<br>idleness=%{y:.4f}<extra></extra>", "MAGEC<br>comms_p=0.440<br>requests=%{x:.1f}<br>idleness=%{y:.4f}<extra></extra>", "MAGEC<br>comms_p=0.460<br>requests=%{x:.1f}<br>idleness=%{y:.4f}<extra></extra>", "MAGEC<br>comms_p=0.480<br>requests=%{x:.1f}<br>idleness=%{y:.4f}<extra></extra>", "MAGEC<br>comms_p=0.500<br>requests=%{x:.1f}<br>idleness=%{y:.4f}<extra></extra>"], "legendgroup": "MAGEC", "line": {"color": "#00CC96"}, "marker": {"color": "#00CC96", "size": 8}, "mode": "lines+markers", "name": "MAGEC", "type": "scatter", "x": [0, 13.1, 25.1, 38.8, 50, 61.3, 74.8, 86.3, 98.2, 109.3, 120.4, 135.2, 146.7, 160.2, 169.6, 180.5, 193, 207.1, 218.4, 229.4, 243.4, 255.6, 268.1, 278.4, 290.5, 303.5], "y": [32.42, 32.45, 32.45, 32.42, 34.66, 34.79, 33.88, 33.88, 33.88, 33.88, 33.88, 33.88, 33.88, 33.77, 34.41, 34.41, 34.41, 34.41, 33.64, 33.64, 33.76, 33.76, 33.76, 33.76, 33.65, 33.65]}, {"hoverinfo": "skip", "legendgroup": "MAGEC", "line": {"color": "#00CC96", "dash": "dash", "width": 1}, "mode": "lines", "name": "MAGEC (fit)", "showlegend": false, "type": "scatter", "x": {"elided": "200 float values"}, "y": {"elided": "200 float values"}}, {"hovertemplate": ["Prediction<br>comms_p=0.000<br>requests=%{x:.1f}<br>idleness=%{y:.4f}<extra></extra>", "Prediction<br>comms_p=0.020<br>requests=%{x:.1f}<br>idleness=%{y:.4f}<extra></extra>", "Prediction<br>comms_p=0.040<br>requests=%{x:.1f}<br>idleness=%{y:.4f}<extra></extra>", "Prediction<br>comms_p=0.060<br>requests=%{x:.1f}<br>idleness=%{y:.4f}<extra></extra>", "Prediction<br>comms_p=0.080<br>requests=%{x:.1f}<br>idleness=%{y:.4f}<extra></extra>", "Prediction<br>comms_p=0.100<br>requests=%{x:.1f}<br>idleness=%{y:.4f}<extra></extra>", "Prediction<br>comms_p=0.120<br>requests=%{x:.1f}<br>idleness=%{y:.4f}<extra></extra>", "Prediction<br>comms_p=0.140<br>requests=%{x:.1f}<br>idleness=%{y:.4f}<extra></extra>", "Prediction<br>comms_p=0.160<br>requests=%{x:.1f}<br>idleness=%{y:.4f}<extra></extra>", "Prediction<br>comms_p=0.180<br>requests=%{x:.1f}<br>idleness=%{y:.4f}<extra></extra>", "Prediction<br>comms_p=0.200<br>requests=%{x:.1f}<br>idleness=%{y:.4f}<extra></extra>", "Prediction<br>comms_p=0.220<br>requests=%{x:.1f}<br>idleness=%{y:.4f}<extra></extra>", "Prediction<br>comms_p=0.240<br>requests=%{x:.1f}<br>idleness=%{y:.4f}<extra></extra>", "Prediction<br>comms_p=0.260<br>requests=%{x:.1f}<br>idleness=%{y:.4f}<extra></extra>", "Prediction<br>comms_p=0.280<br>requests=%{x:.1f}<br>idleness=%{y:.4f}<extra></extra>", "Prediction<br>comms_p=0.300<br>requests=%{x:.1f}<br>idleness=%{y:.4f}<extra></extra>", "Prediction<br>comms_p=0.320<br>requests=%{x:.1f}<br>idleness=%{y:.4f}<extra></extra>", "Prediction<br>comms_p=0.340<br>requests=%{x:.1f}<br>idleness=%{y:.4f}<extra></extra>", "Prediction<br>comms_p=0.360<br>requests=%{x:.1f}<br>idleness=%{y:.4f}<extra></extra>", "Prediction<br>comms_p=0.380<br>requests=%{x:.1f}<br>idleness=%{y:.4f}<extra></extra>", "Prediction<br>comms_p=0.400<br>requests=%{x:.1f}<br>idleness=%{y:.4f}<extra></extra>", "Prediction<br>comms_p=0.420<br>requests=%{x:.1f}<br>idleness=%{y:.4f}<extra></extra>", "Prediction<br>comms_p=0.440<br>requests=%{x:.1f}<br>idleness=%{y:.4f}<extra></extra>", "Prediction<br>comms_p=0.460<br>requests=%{x:.1f}<br>idleness=%{y:.4f}<extra></extra>", "Prediction<br>comms_p=0.480<br>requests=%{x:.1f}<br>idleness=%{y:.4f}<extra></extra>", "Prediction<br>comms_p=0.500<br>requests=%{x:.1f}<br>idleness=%{y:.4f}<extra></extra>"], "legendgroup": "Prediction", "line": {"color": "#AB63FA"}, "marker": {"color": "#AB63FA", "size": 8}, "mode": "lines+markers", "name": "Prediction", "type": "scatter", "x": [0, 12, 24.4, 37.4, 49.5, 59.9, 74, 82.2, 96.3, 105.7, 118.8, 130, 141.9, 155.3, 165.4, 177.9, 190.7, 202.8, 219.1, 230.8, 242.1, 253.6, 265.5, 277.1, 291.2, 301.7], "y": [20.91, 19.47, 19.35, 19.91, 20.58, 19.31, 19.27, 20.64, 21.34, 21.98, 21.83, 20.76, 21.29, 22.47, 21.95, 20.58, 21.76, 20.83, 20.26, 19.93, 19.99, 22.37, 21.08, 21.52, 20.79, 20.42]}, {"hoverinfo": "skip", "legendgroup": "Prediction", "line": {"color": "#AB63FA", "dash": "dash", "width": 1}, "mode": "lines", "name": "Prediction (fit)", "showlegend": false, "type": "scatter", "x": {"elided": "200 float values"}, "y": {"elided": "200 float values"}}], "layout": {"annotations": [{"font": {"color": "#00CC96", "size": 12}, "showarrow": false, "text": "<b>MAGEC</b> R²=0.121", "x": 0.01, "xanchor": "left", "xref": "paper", "y": 0.99, "yanchor": "top", "yref": "paper"}, {"font": {"color": "#AB63FA", "size": 12}, "showarrow": false, "text": "<b>Prediction</b> R²=0.110", "x": 0.01, "xanchor": "left", "xref": "paper", "y": 0.93, "yanchor": "top", "yref": "paper"}], "autosize": true, "height": 600, "hovermode": "closest", "legend": {"orientation": "h", "x": 0.5, "xanchor": "center", "y": -0.2, "yanchor": "top"}, "margin": {"b": 120, "l": 60, "r": 20, "t": 60}, "title": {"text": "Time-Averaged Avg. Idleness vs. Communication Requests (obs_radius=150.0)"}, "xaxis": {"title": {"text": "Total Communication Requests (per episode)"}}, "yaxis": {"title": {"text": "Time-Averaged Avg. Idleness (s)"}}}}
